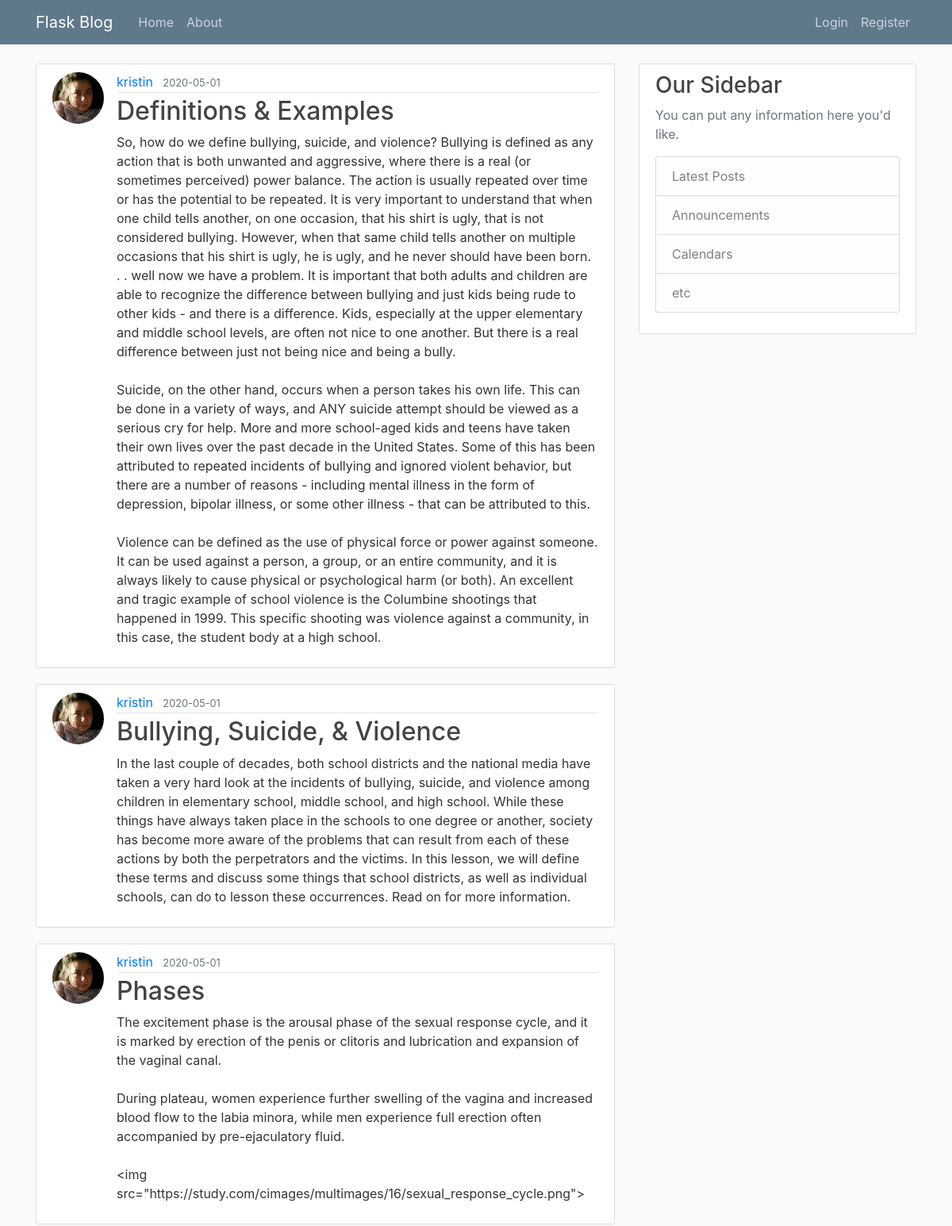
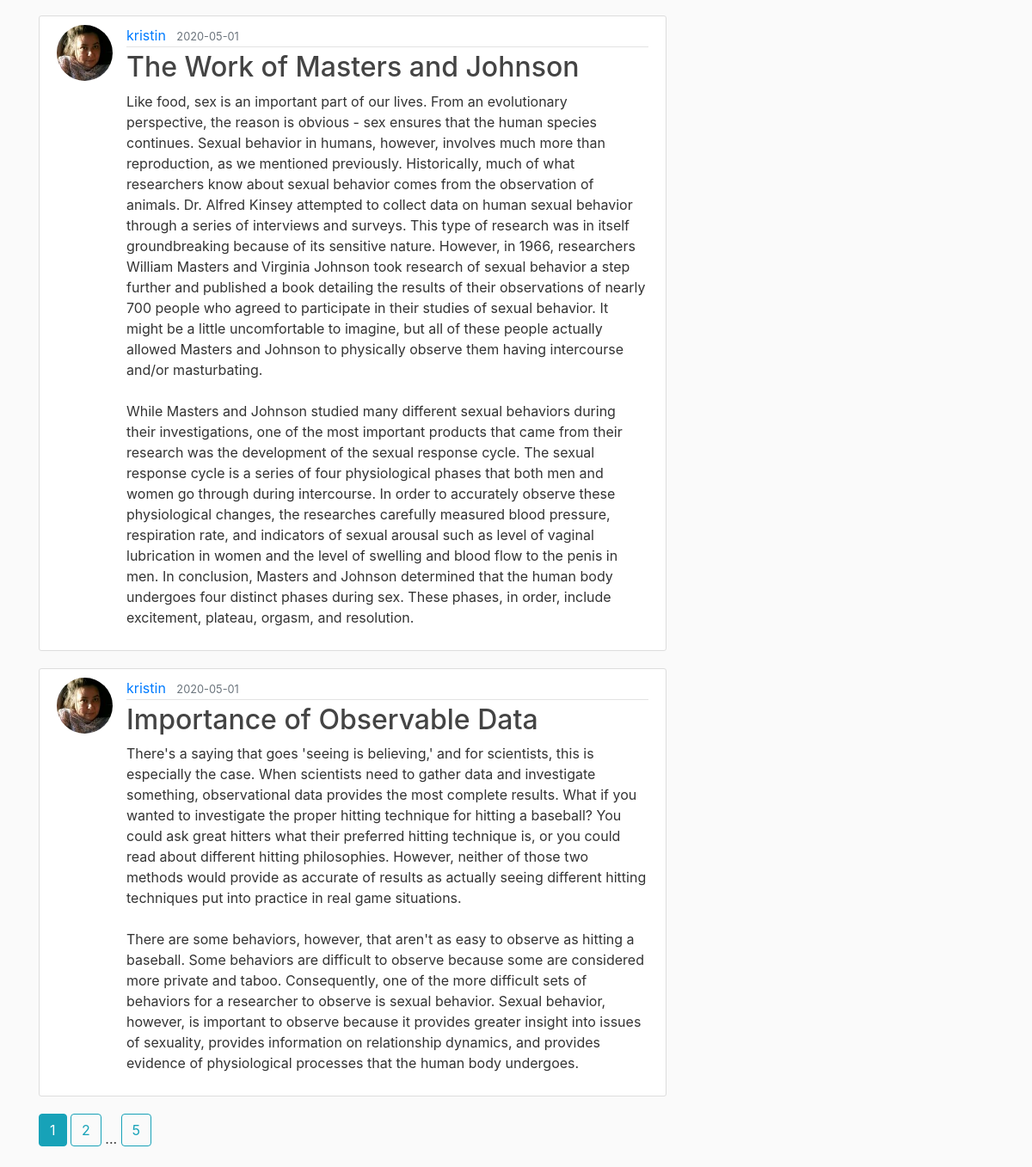
The page /home on the database its author committed (2 pictures, top to bottom).
### flask_blog/models.py (models this page shows, shortened)
class Post(db.Model):
    id = db.Column(db.Integer, primary_key=True)
    title = db.Column(db.String(100), nullable=False)
    date_posted = db.Column(db.DateTime, nullable=False, default=datetime.utcnow)
    content = db.Column(db.Text, nullable=False)
    user_id = db.Column(db.Integer, db.ForeignKey('user.id'), nullable=False)

class User(db.Model, UserMixin):
    id = db.Column(db.Integer, primary_key=True)
    username = db.Column(db.String(20), unique=True, nullable=False)
    email = db.Column(db.String(120), unique=True, nullable=False)
    image_file = db.Column(db.String(20), nullable=False, default='default.jpg')
    password = db.Column(db.String(60), nullable=False)
    posts = db.relationship('Post', backref='author', lazy=True)

### flask_blog/routes.py (the view)
@app.route("/")
@app.route("/home")
def home():
    page = request.args.get('page', 1, type=int)
    posts = Post.query.order_by(Post.date_posted.desc()).paginate(page=page, per_page=5)
    return render_template('home.html', posts=posts)

### flask_blog/templates/home.html
{% extends "layout.html" %}
{% block content %}
    {% for post in posts.items %}
        <article class="media content-section">
            <img class="rounded-circle article-img" src="{{ url_for('static', filename='profile_pics/' + post.author.image_file) }}">
          <div class="media-body">
            <div class="article-metadata">
              <a class="mr-2" href="{{ url_for('user_posts', username=post.author.username) }}">{{ post.author.username }}</a>
              <small class="text-muted">{{ post.date_posted.strftime('%Y-%m-%d') }}</small>
            </div>
            <h2><a class="article-title" href="{{ url_for('post',post_id=post.id) }}">{{ post.title }}</a></h2>
            <p class="article-content">{{ post.content }}</p>
          </div>
        </article>
    {% endfor %}
    {% for page_num in posts.iter_pages(left_edge=1, right_edge=1, left_current=1, right_current=2) %}
        {% if page_num %}
            {% if posts.page == page_num %}
                <a class="btn btn-info mb-4" href="{{ url_for('home', page=page_num) }}">{{ page_num }}</a>
            {% else %}
                <a class="btn btn-outline-info mb-4" href="{{ url_for('home', page=page_num) }}">{{ page_num }}</a>
            {% endif %}
        {% else %}
            ...
        {% endif %}
    {% endfor %}
{% endblock content %}

### flask_blog/templates/layout.html (shortened to what this page needs)
<!DOCTYPE html>
<html lang="en">
<head>
    <link rel="stylesheet" href="https://stackpath.bootstrapcdn.com/bootstrap/4.3.1/css/bootstrap.min.css">
    <link rel="stylesheet" type="text/css" href="{{url_for('static',filename='main.css')}}">
</head>
<body>
    <header class="site-header">
      <nav class="navbar navbar-expand-md navbar-dark bg-steel fixed-top">
        <div class="container">
          <a class="navbar-brand mr-4" href="/">Flask Blog</a>
          <div class="collapse navbar-collapse" id="navbarToggle">
            <div class="navbar-nav mr-auto">
              <a class="nav-item nav-link" href="{{ url_for('home') }}">Home</a>
              <a class="nav-item nav-link" href="{{ url_for('about') }}">About</a>
            </div>
            <div class="navbar-nav">
                {% if current_user.is_authenticated%}
                    <a class="nav-item nav-link" href="{{ url_for('new_post') }}">New Post</a>
                    <a class="nav-item nav-link" href="{{ url_for('account') }}">Account</a>
                    <a class="nav-item nav-link" href="{{ url_for('logout') }}">Logout</a>
                {% else %}
                    <a class="nav-item nav-link" href="{{ url_for('login') }}">Login</a>
                    <a class="nav-item nav-link" href="{{ url_for('register') }}">Register</a>
                {% endif %}
            </div>
          </div>
        </div>
      </nav>
    </header>
    <main role="main" class="container">
      <div class="row">
        <div class="col-md-8">
          {% block content %}{% endblock %}
        </div>
        <div class="col-md-4">
          <div class="content-section">
            <h3>Our Sidebar</h3>
            <p class='text-muted'>You can put any information here you'd like.
              <ul class="list-group">
                <li class="list-group-item list-group-item-light">Latest Posts</li>
                <li class="list-group-item list-group-item-light">Announcements</li>
                <li class="list-group-item list-group-item-light">Calendars</li>
                <li class="list-group-item list-group-item-light">etc</li>
              </ul>
            </p>
          </div>
        </div>
      </div>
    </main>
</body>
</html>

### flask_blog/static/main.css (style rules this page uses)
body { background: #fafafa; color: #333333; margin-top: 5rem; }
h1, h2, h3, h4, h5, h6 { color: #444444; }
.bg-steel { background-color: #5f788a; }
.site-header .navbar-nav .nav-link { color: #cbd5db; }
.content-section { background: #ffffff; padding: 10px 20px; border: 1px solid #dddddd; border-radius: 3px; margin-bottom: 20px; }
.article-title { color: #444444; }
.article-content { white-space: pre-line; }
.article-img { height: 65px; width: 65px; margin-right: 16px; }
.article-metadata { padding-bottom: 1px; margin-bottom: 4px; border-bottom: 1px solid #e3e3e3 }

### rows shown on the page
Post: image_file (picture), author.username "kristin", date_posted "2020-05-01", title "Definitions & Examples", content "So, how do we define bullying, suicide, and violence? Bullying is defined as any action that is both unwanted and aggressive, where there is a real (or sometimes perceived) power balance. The action is usually repeated over time or has the potential to be repeated. It is very important to understand that when one child tells another, on one occasion, that his shirt is ugly, that is not considered bullying. However, when that same child tells another on multiple occasions that his shirt is ugly, he is ugly, and he never should have been born. . . well now we have a problem. It is important that both adults and children are able to recognize the difference between bullying and just kids being…"
Post: image_file (picture), author.username "kristin", date_posted "2020-05-01", title "Bullying, Suicide, & Violence", content "In the last couple of decades, both school districts and the national media have taken a very hard look at the incidents of bullying, suicide, and violence among children in elementary school, middle school, and high school. While these things have always taken place in the schools to one degree or another, society has become more aware of the problems that can result from each of these actions by both the perpetrators and the victims. In this lesson, we will define these terms and discuss some things that school districts, as well as individual schools, can do to lesson these occurrences. Read on for more information."
Post: image_file (picture), author.username "kristin", date_posted "2020-05-01", title "Phases", content "The excitement phase is the arousal phase of the sexual response cycle, and it is marked by erection of the penis or clitoris and lubrication and expansion of the vaginal canal. During plateau, women experience further swelling of the vagina and increased blood flow to the labia minora, while men experience full erection often accompanied by pre-ejaculatory fluid. <img src=\"https://study.com/cimages/multimages/16/sexual_response_cycle.png\">"
Post: image_file (picture), author.username "kristin", date_posted "2020-05-01", title "The Work of Masters and Johnson", content "Like food, sex is an important part of our lives. From an evolutionary perspective, the reason is obvious - sex ensures that the human species continues. Sexual behavior in humans, however, involves much more than reproduction, as we mentioned previously. Historically, much of what researchers know about sexual behavior comes from the observation of animals. Dr. Alfred Kinsey attempted to collect data on human sexual behavior through a series of interviews and surveys. This type of research was in itself groundbreaking because of its sensitive nature. However, in 1966, researchers William Masters and Virginia Johnson took research of sexual behavior a step further and published a book…"
Post: image_file (picture), author.username "kristin", date_posted "2020-05-01", title "Importance of Observable Data", content "There's a saying that goes 'seeing is believing,' and for scientists, this is especially the case. When scientists need to gather data and investigate something, observational data provides the most complete results. What if you wanted to investigate the proper hitting technique for hitting a baseball? You could ask great hitters what their preferred hitting technique is, or you could read about different hitting philosophies. However, neither of those two methods would provide as accurate of results as actually seeing different hitting techniques put into practice in real game situations. There are some behaviors, however, that aren't as easy to observe as hitting a baseball. Some…"

### other values the page prints
{{ page_num }} "1"
{{ page_num }} "2" "5"
